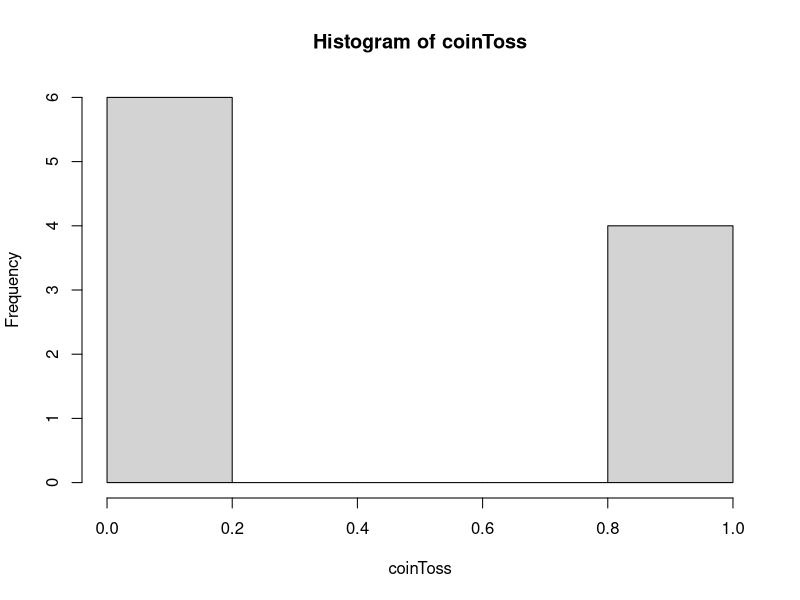
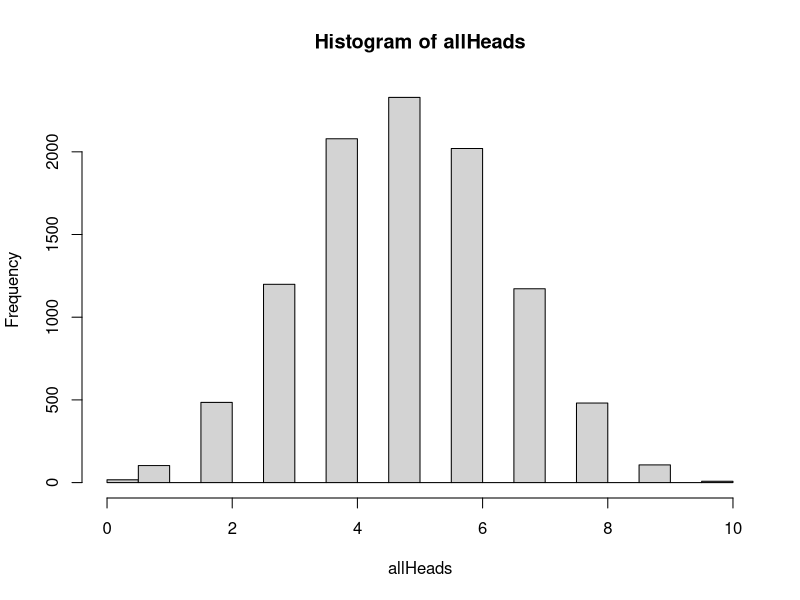
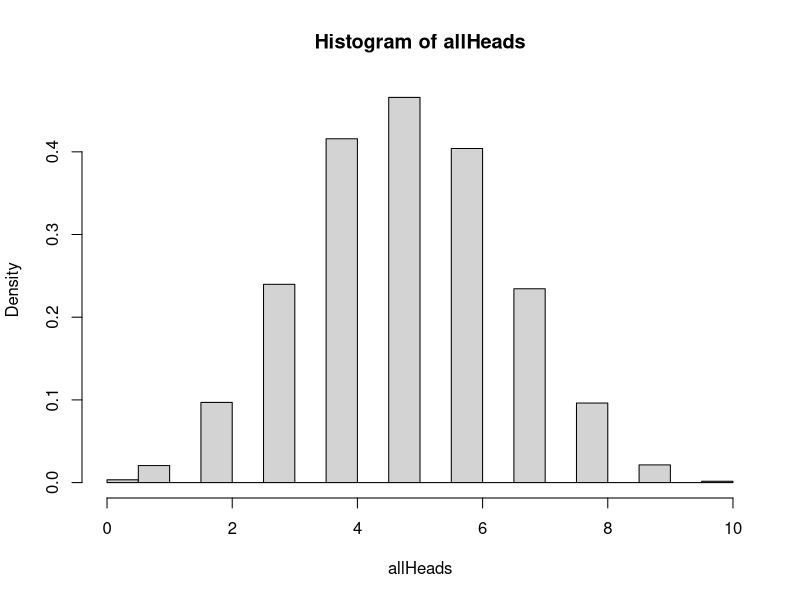
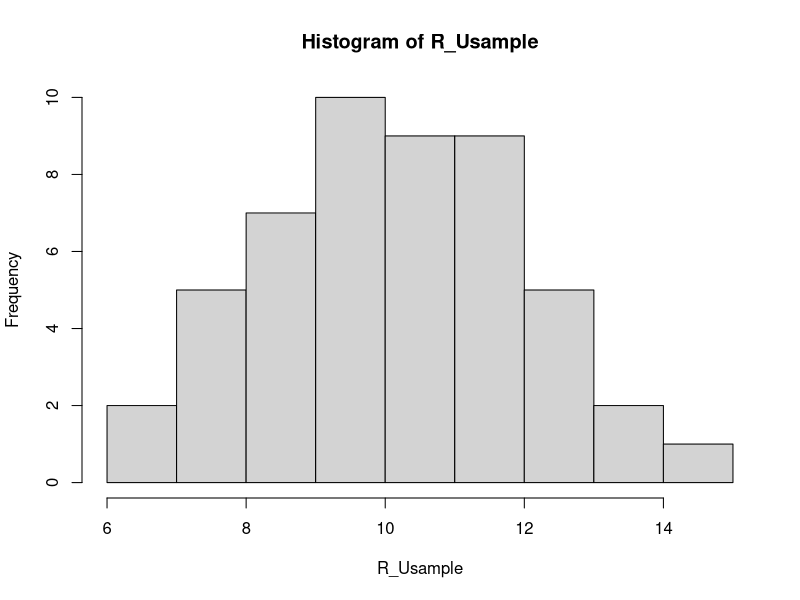

These figures' R source, in order:
## ---- chunk 1
knitr::opts_chunk$set(echo = TRUE)
## ---- chunk 2
# Generate a series of uniform random numbers between 0 and 1 
coinToss <- runif(10, min=0, max=1)

coinToss <- round(coinToss)

TotalHeads <- sum(coinToss)

hist(coinToss)

allHeads <- c()
for (i in 1:10000) {
  totalHeads <- sum(round(runif(10, min = 0, max = 1)))
  allHeads <- c(allHeads,totalHeads)
}
hist(allHeads)

hist(allHeads,freq=FALSE)
## ---- chunk 3
# Realistic sample for psychological study
R_Usample <- rnorm(n = 50, mean = 10, sd = 1.5)

mean(R_Usample)
sd(R_Usample)

hist(R_Usample, breaks= 10)

# rnorm #to use pseudorandom number generator
# #to prdicue random numbers from a normal distribution
 
# dnorm Allows for the evaluation of probaility density
# #of normal distribution as a point or set(vector) of points
# 
# pnorm  Evualuate the cumulative distribution
# 
# qnorm() Evaluate wuantile the inverse of the cumulative distribution function

## Simulate standard Normal random numbers

#Setting a seed for rnadom number genrator so that the nmbers are reproducible 
#when run together
set.seed(189)
x <- rnorm(10)   

x

x_1 <- rnorm(10, 10, 2)

x_1
